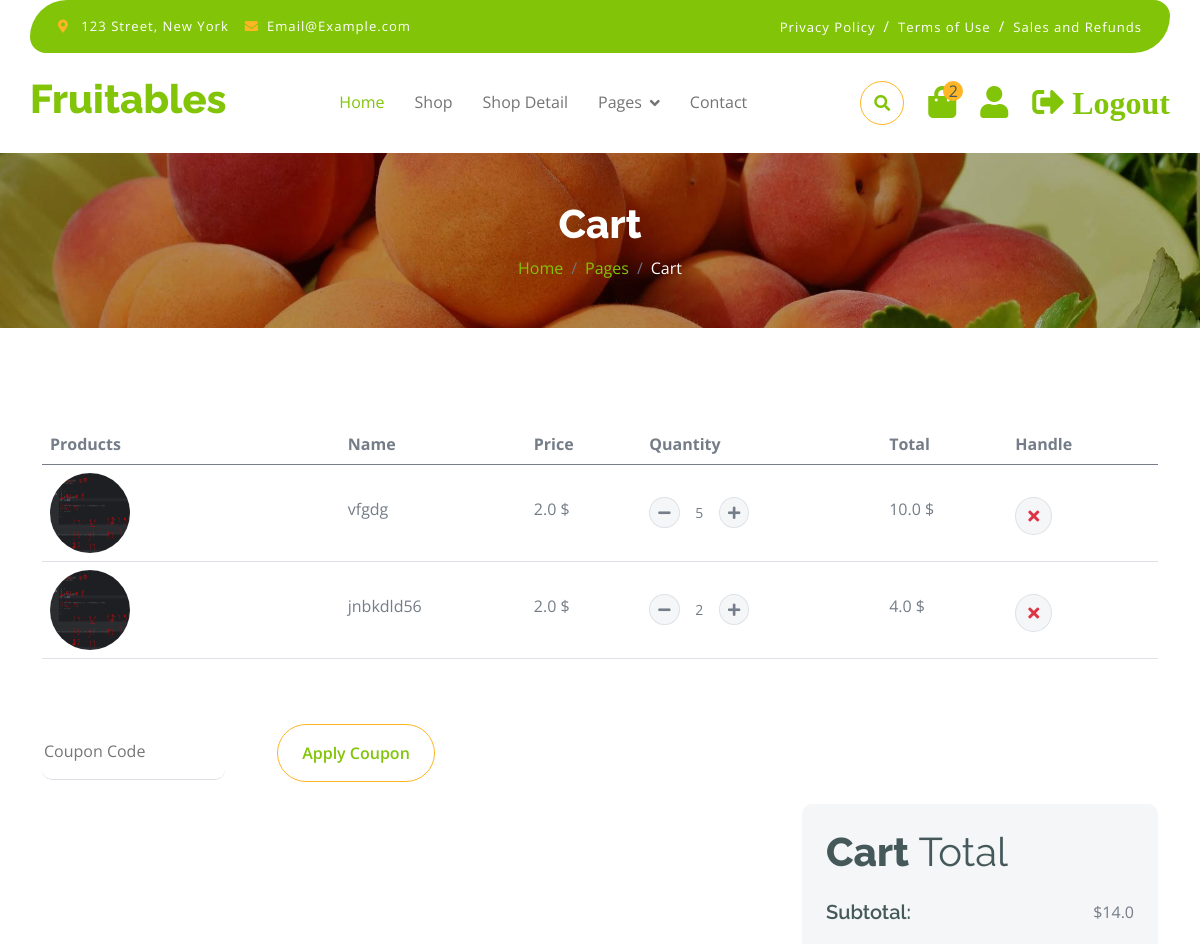
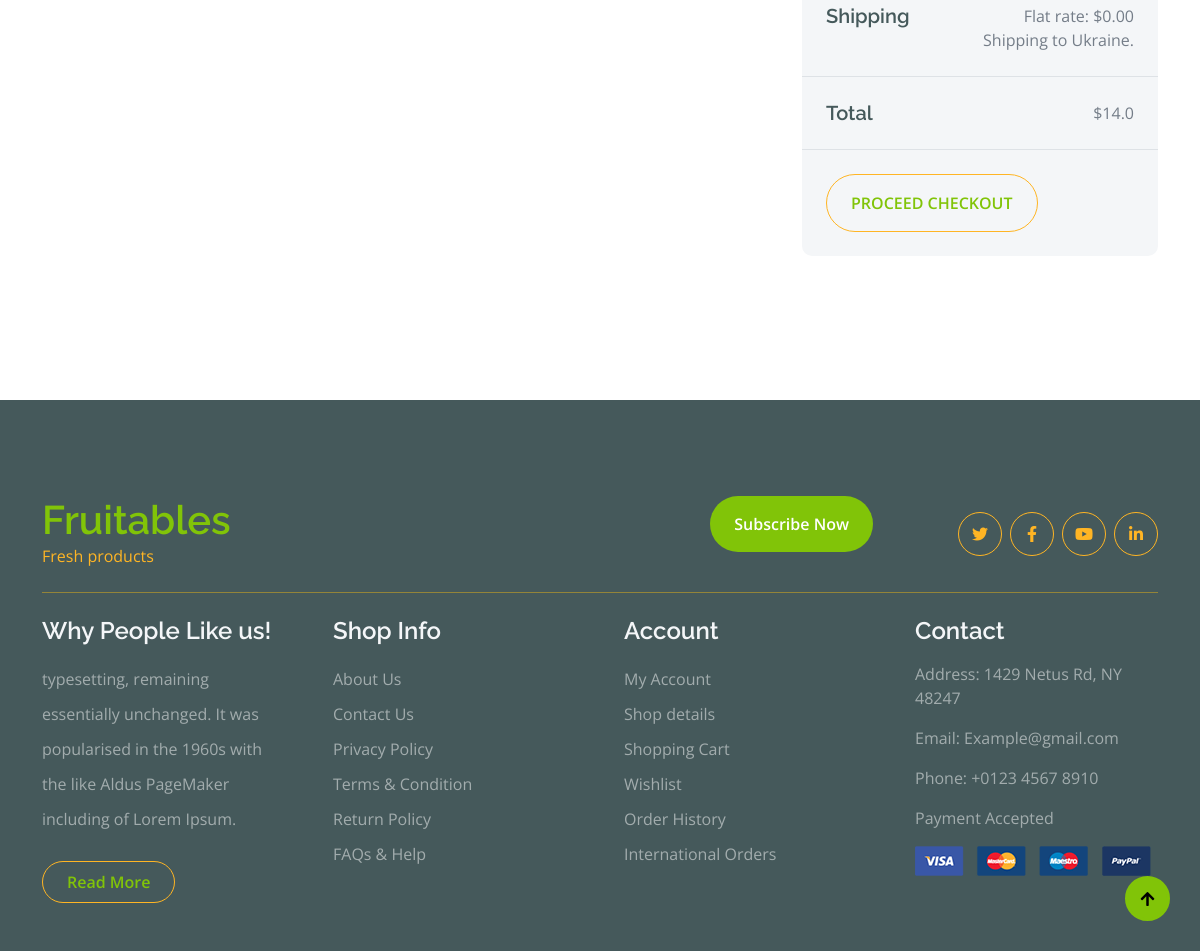
The app's page /cart/ (signed in) with its own data (2 pictures, top to bottom).
### shop/models.py (models this page shows, shortened)
class OrderProduct(models.Model):
    order = models.ForeignKey(Order, on_delete=models.SET_NULL, null=True)
    product = models.ForeignKey(Product, on_delete=models.SET_NULL, null=True)
    quantity = models.IntegerField(default=0)
    added = models.DateTimeField(auto_now_add=True, null=True)
    @property
    def get_total_price(self):
        total_price = self.quantity * self.product.price
        return total_price

class Product(models.Model):
    name = models.CharField(max_length=150, verbose_name="Nomi")
    description = models.TextField(blank=True, null=True)
    category = models.ForeignKey(Category, on_delete=models.CASCADE, related_name='products')
    price = models.FloatField()
    is_sale = models.IntegerField(default=0)
    image = models.ImageField(upload_to='products/')
    quantity = models.IntegerField(default=0)
    slug = models.SlugField(blank=True, null=True)
    @property
    def avg_rating(self):
        ratings = self.rating_set.all()
        if ratings:
            count = 0
            for rating in ratings:
                count += rating.rating
            return count / len(ratings)
        return 0

### shop/views.py (the view)
# urls.py: path('cart/', cart, name="cart"),
def cart(request):
    if request.user.is_authenticated:
        cart_info = CartAuthenticatedUser(request).get_cart_info()
        context = {
            'order_products': cart_info['order_products'],
            'cart_total_price': cart_info['cart_total_price'],
            'order_count': cart_info['cart_total_quantity'],
        }
        return render(request, 'shop/cart.html', context=context)
    else:
        return redirect('login')

### shop/models.py (called while the page is built)
    @property
    def get_cart_total_price(self):
        order_products = self.orderproduct_set.all()
        total_price = [product.get_total_price for product in order_products]
        return sum(total_price)

    @property
    def get_cart_total_quantity(self):
        order_products = self.orderproduct_set.all()
        total_quantity = len(order_products)
        return total_quantity

### shop/utils.py (called while the page is built)
    def get_cart_info(self):
        customer, created = Customer.objects.get_or_create(
            user=self.request.user
        )
        order, created = Order.objects.get_or_create(
            customer=customer,
            active=True
        )
        order_products = order.orderproduct_set.all()
        cart_total_price = order.get_cart_total_price
        cart_total_quantity = order.get_cart_total_quantity
        return {
            'order': order,
            'order_products': order_products,
            'cart_total_price': cart_total_price,
            'cart_total_quantity': cart_total_quantity
        }

### shop/templates/shop/cart.html (shortened to what this page needs)
{% extends 'base.html' %}
{% load static %}
{% block hero %}
<div class="container-fluid page-header py-5">
    <h1 class="text-center text-white display-6">Cart</h1>
    <ol class="breadcrumb justify-content-center mb-0">
        <li class="breadcrumb-item"><a href="#">Home</a></li>
        <li class="breadcrumb-item"><a href="#">Pages</a></li>
        <li class="breadcrumb-item active text-white">Cart</li>
    </ol>
</div>
{% endblock hero %}
{% block main %}
<div class="container-fluid py-5">
    <div class="container py-5">
        <div class="table-responsive">
            <table class="table">
                <thead>
                <tr>
                    <th scope="col">Products</th>
                    <th scope="col">Name</th>
                    <th scope="col">Price</th>
                    <th scope="col">Quantity</th>
                    <th scope="col">Total</th>
                    <th scope="col">Handle</th>
                </tr>
                </thead>
                <tbody>
                {% for product in order_products %}
                <tr>
                    <th scope="row">
                        <div class="d-flex align-items-center">
                            <img src="{{ product.product.image.url }}" class="img-fluid me-5 rounded-circle"
                                 style="width: 80px; height: 80px;" alt="">
                        </div>
                    </th>
                    <td>
                        <p class="mb-0 mt-4">{{ product.product.name }}</p>
                    </td>
                    <td>
                        <p class="mb-0 mt-4">{{ product.product.price }} $</p>
                    </td>
                    <td>
                        <div class="input-group quantity mt-4" style="width: 100px;">
                            <div class="input-group-btn">
                                <a href="{% url 'to_cart' product.product.pk 'delete' %}" class="btn btn-sm btn-minus rounded-circle bg-light border">
                                    <i class="fa fa-minus"></i>
                                </a>
                            </div>
                            <input type="text" class="form-control form-control-sm text-center border-0" value="{{ product.quantity }}">
                            <div class="input-group-btn">
                                <a href="{% url 'to_cart' product.product.pk 'add' %}" class="btn btn-sm btn-plus rounded-circle bg-light border">
                                    <i class="fa fa-plus"></i>
                                </a>
                            </div>
                        </div>
                    </td>
                    <td>
                        <p class="mb-0 mt-4">{{product.get_total_price}} $</p>
                    </td>
                    <td>
                        <a href="{% url 'to_cart' product.product.pk 'del_order' %}" class="btn btn-md rounded-circle bg-light border mt-4">
                            <i class="fa fa-times text-danger"></i>
                        </a>
                    </td>
                </tr>
                {% endfor %}
                </tbody>
            </table>
        </div>
        <div class="mt-5">
            <input type="text" class="border-0 border-bottom rounded me-5 py-3 mb-4" placeholder="Coupon Code">
            <button class="btn border-secondary rounded-pill px-4 py-3 text-primary" type="button">Apply Coupon</button>
        </div>
        <div class="row g-4 justify-content-end">
            <div class="col-8"></div>
            <div class="col-sm-8 col-md-7 col-lg-6 col-xl-4">
                <div class="bg-light rounded">
                    <div class="p-4">
                        <h1 class="display-6 mb-4">Cart <span class="fw-normal">Total</span></h1>
                        <div class="d-flex justify-content-between mb-4">
                            <h5 class="mb-0 me-4">Subtotal:</h5>
                            <p class="mb-0">${{cart_total_price}}</p>
                        </div>
                        <div class="d-flex justify-content-between">
                            <h5 class="mb-0 me-4">Shipping</h5>
                            <div class="">
                                <p class="mb-0">Flat rate: $0.00</p>
                            </div>
                        </div>
                        <p class="mb-0 text-end">Shipping to Ukraine.</p>
                    </div>
                    <div class="py-4 mb-4 border-top border-bottom d-flex justify-content-between">
                        <h5 class="mb-0 ps-4 me-4">Total</h5>
                        <p class="mb-0 pe-4">${{cart_total_price}}</p>
                    </div>
                    <button class="btn border-secondary rounded-pill px-4 py-3 text-primary text-uppercase mb-4 ms-4"
                            type="button">Proceed Checkout
                    </button>
                </div>
            </div>
        </div>
    </div>
</div>
{% endblock main %}

### static/css/style.css (style rules this page uses)
.btn { font-weight: 600; transition: .5s; }
.btn.border-secondary { transition: 0.5s; }
.page-header { position: relative; background: linear-gradient(rgba(0, 0, 0, 0.3), rgba(0, 0, 0, 0.3)), url(../img/cart-page-header-img.jpg); background-position: center center; background-repeat: no-repeat; background-size: cover; }
@media (min-width: 992px) { .hero-header, .page-header { margin-top: 152px !important; } }

### records on screen
OrderProduct: product.image (picture), product.name "vfgdg", product.price "2.0", quantity "5", get_total_price "10.0"
OrderProduct: product.image (picture), product.name "jnbkdld56", product.price "2.0", quantity "2", get_total_price "4.0"

### other values on screen
{{ order_count }} "2"
{{ cart_total_price }} "14.0"
